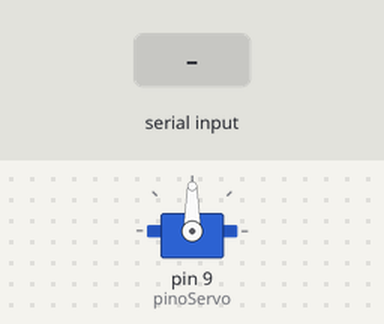
Bench run of a sketch on a simulated Arduino Uno, built with avr-gcc and run on an emulated ATmega328P. Parts: servo. The inputs (shaded band) are chosen by the test bench.

Above: at 1.2 s.
1.3 s: "30,150\n" received over Serial
At 2.5 s:
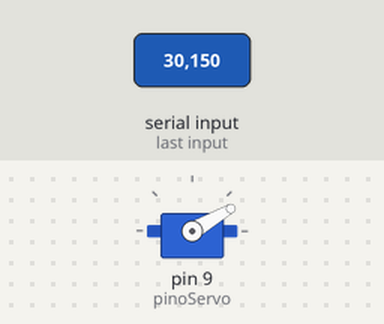
2.8 s: "5\n" received over Serial
At 3.4 s:
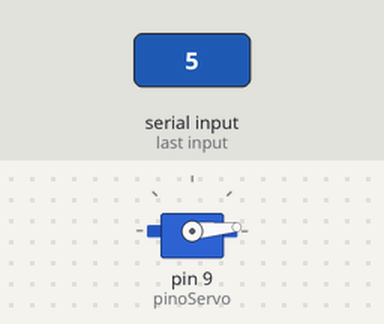
4.3 s: "90,45\n" received over Serial
At 4.7 s:
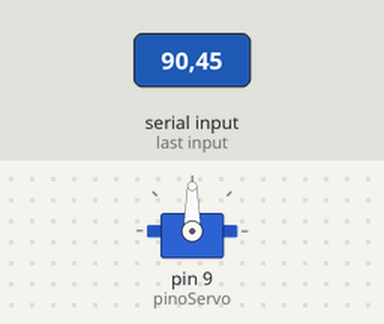
Timing chart, 0 to 7.3 s (numbered marks = the images above; inputs shaded):
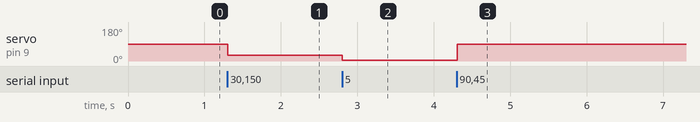

Measured:
- after the input at 1.3 s, servo on pin 9 (pinoServo): 90° → 30° at once
- after the input at 2.8 s, servo on pin 9 (pinoServo): 30° → 5° at once
- after the input at 4.3 s, servo on pin 9 (pinoServo): 5° → 90° at once

The sketch:

exercicio-02.ino
```cpp
// (licence header left out)
#include <Servo.h>

Servo meuServo;
const int pinoServo = 9; // Conecte o fio de sinal do servo no pino 9

String buffer = ""; // Armazena dados recebidos

void setup()
{
  meuServo.attach(pinoServo);
  meuServo.write(90); // Posição inicial (meio)

  Serial.begin(9600); // Comunicação com o HC-05
}

void loop()
{
  // Verifica se chegou algum dado via Bluetooth
  if (Serial.available())
  {
    char c = Serial.read();

    // O código acumula os caracteres recebidos até detectar \n ou \r (enter).
    if (c == '\n' || c == '\r')
    {
      if (buffer.length() > 0)
      {
        int angulo = buffer.toInt(); // Converte string para número
        if (angulo >= 0 && angulo <= 180)
        {
          meuServo.write(angulo);
        }
        buffer = ""; // Limpa buffer para próxima leitura
      }
    }
    else
    {
      buffer += c; // Continua montando a string recebida
    }
  }
}
```
